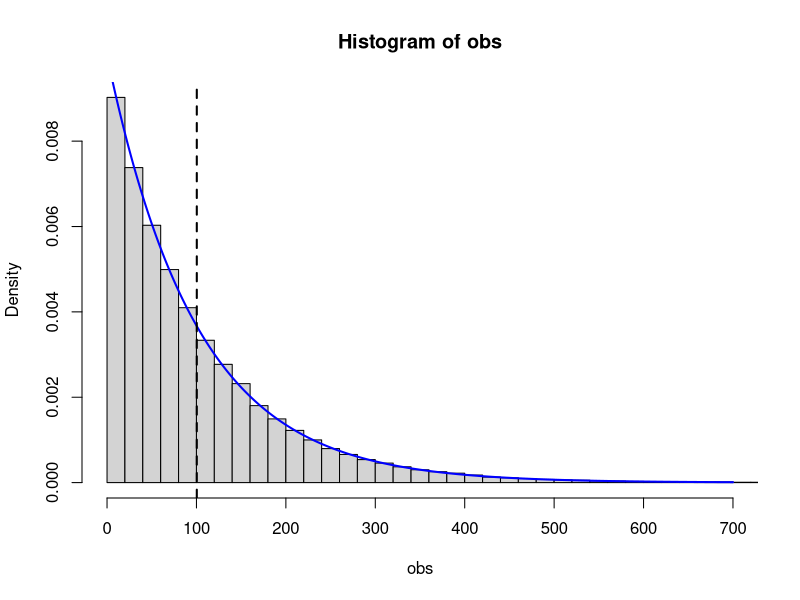
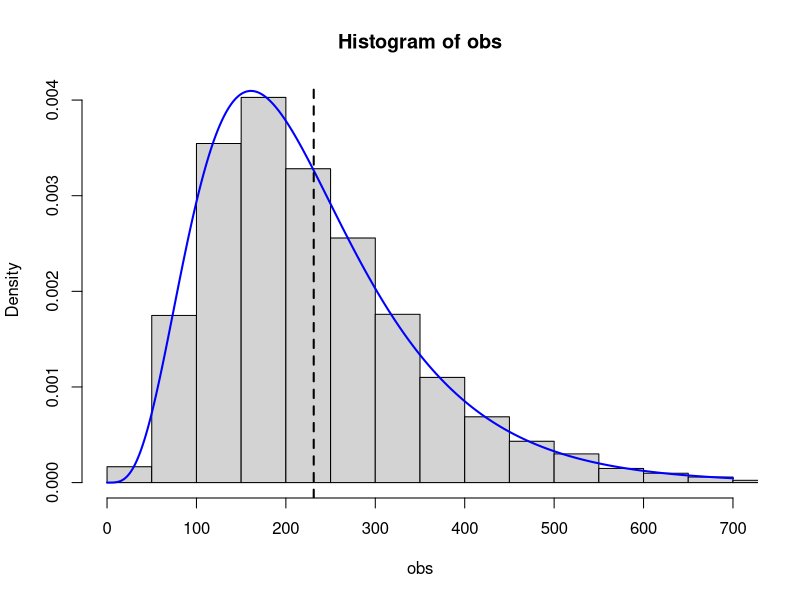
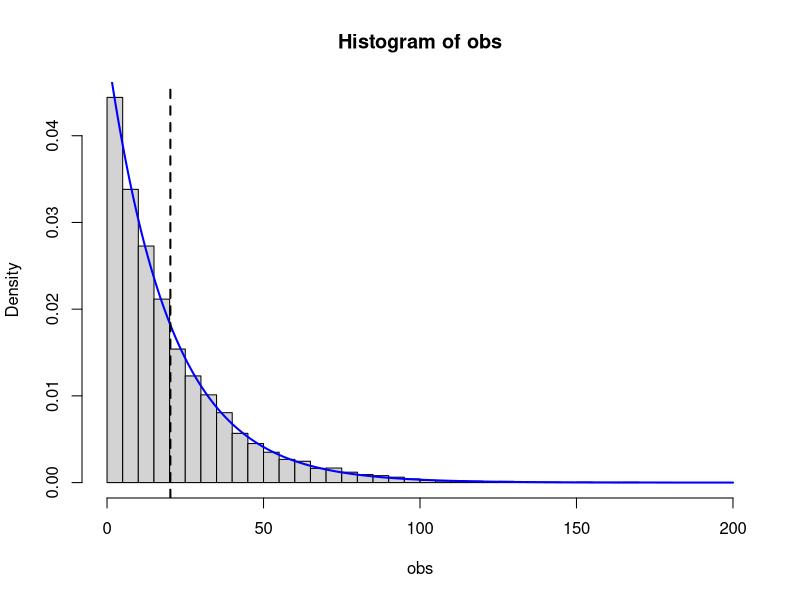

Reproduce these figures in R, in order.
# How does the failure time of a single component look like?

lambdac <- 0.01
obs <- rexp(10 ^ 5, rate = lambdac)
hist(obs, breaks = 70, prob = TRUE, xlim = c(0, 700))
curve(dexp(x, rate = 0.01), add = TRUE,
      col = "blue", n = 500, lwd = 2)
abline(v = mean(obs), lwd = 2, lty = 2)
mean(obs)

# Number of components in a machine / system
n <- 5

# Number of repetitions / sample
m <- 10 ^ 4

# Simulate m samples of n independent component failures

x <- matrix(data = rexp(n * m, rate = lambdac),
            nrow = m, ncol = n)
head(x)

# Sort the n elements of each line of the matrix
y <- t(apply(x, 1, function(x) sort(x)))
head(y)

# For parallel components, Y_5 is the variable of interest
obs  <- y[, 5]
hist(obs, breaks = 30, prob = TRUE, xlim = c(0, 700))
curve (5 * pexp(x, rate = lambdac) ^ 4 * dexp(x, rate = lambdac),
       add = TRUE, col = "blue", n = 500, lwd = 2)
abline(v = mean(obs), lwd = 2, lty = 2)
mean(obs)

# For serial components, Y_1 is the variable of interest 
obs <- y[, 1]
hist(obs, breaks = 30, prob = TRUE, xlim = c(0, 200))
curve(dexp(x, rate = 5 * lambdac),
      add = TRUE, col="blue", n = 500, lwd = 2)
abline(v = mean(obs), lwd = 2, lty = 2)
mean(obs)
